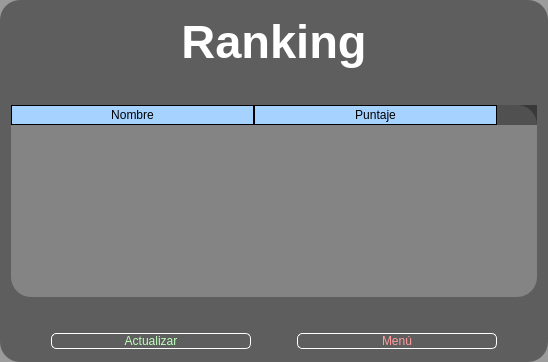
              <widget class="QWidget" name="ranking">
               <property name="styleSheet">
                <string notr="true">QWidget {
	background-color: rgba(0, 0, 0, 100); 
	border-radius:20px;
}

QPushButton {
	font: 87 20pt &quot;Txt&quot;;
	background-color: #000000ff;
	border-radius: 5px;
	border: 1px solid white;
}

QPushButton:hover {
	background-color: black;
}

QTableWidget{
	background-color: rgba(255, 255, 255, 60);  
	color: rgb(255, 255, 255);
	gridline-color: rgb(255, 255, 255);
	font: 15pt &quot;Txt&quot;;
	color: rgb(255, 255, 255);
}

QHeaderView::section{
	background-color: rgb(165, 210, 255);
	border: 1px solid rgb(0, 0, 0);
	font: 15pt &quot;Txt&quot;;
}

QTableWidget QTableCornerBurron::section{
	background-color: rgb(0, 0, 0);
	border: 1px solid rgb(165, 210, 255);
}</string>
               </property>
               <layout class="QVBoxLayout" name="verticalLayout_17">
                <item>
                 <widget class="QLabel" name="label_29">
                  <property name="minimumSize">
                   <size>
                    <width>480</width>
                    <height>60</height>
                   </size>
                  </property>
                  <property name="maximumSize">
                   <size>
                    <width>16777215</width>
                    <height>60</height>
                   </size>
                  </property>
                  <property name="font">
                   <font>
                    <family>MS Sans Serif</family>
                    <pointsize>35</pointsize>
                    <italic>false</italic>
                    <bold>true</bold>
                   </font>
                  </property>
                  <property name="layoutDirection">
                   <enum>Qt::RightToLeft</enum>
                  </property>
                  <property name="styleSheet">
                   <string notr="true">font: 700 35pt &quot;MS Sans Serif&quot;;
color: rgb(255, 255, 255);
background-color: #000000ff;
</string>
                  </property>
                  <property name="text">
                   <string>Ranking</string>
                  </property>
                  <property name="alignment">
                   <set>Qt::AlignCenter</set>
                  </property>
                 </widget>
                </item>
                <item>
                 <spacer name="verticalSpacer_22">
                  <property name="orientation">
                   <enum>Qt::Vertical</enum>
                  </property>
                  <property name="sizeType">
                   <enum>QSizePolicy::Fixed</enum>
                  </property>
                  <property name="sizeHint" stdset="0">
                   <size>
                    <width>20</width>
                    <height>28</height>
                   </size>
                  </property>
                 </spacer>
                </item>
                <item>
                 <widget class="QTableWidget" name="tableWidget">
                  <attribute name="horizontalHeaderDefaultSectionSize">
                   <number>243</number>
                  </attribute>
                  <column>
                   <property name="text">
                    <string>Nombre</string>
                   </property>
                  </column>
                  <column>
                   <property name="text">
                    <string>Puntaje</string>
                   </property>
                  </column>
                 </widget>
                </item>
                <item>
                 <spacer name="verticalSpacer_23">
                  <property name="orientation">
                   <enum>Qt::Vertical</enum>
                  </property>
                  <property name="sizeType">
                   <enum>QSizePolicy::Fixed</enum>
                  </property>
                  <property name="sizeHint" stdset="0">
                   <size>
                    <width>20</width>
                    <height>28</height>
                   </size>
                  </property>
                 </spacer>
                </item>
                <item>
                 <layout class="QHBoxLayout" name="horizontalLayout_18">
                  <item>
                   <spacer name="horizontalSpacer_32">
                    <property name="orientation">
                     <enum>Qt::Horizontal</enum>
                    </property>
                    <property name="sizeHint" stdset="0">
                     <size>
                      <width>40</width>
                      <height>20</height>
                     </size>
                    </property>
                   </spacer>
                  </item>
                  <item>
                   <widget class="QPushButton" name="actualizar">
                    <property name="minimumSize">
                     <size>
                      <width>200</width>
                      <height>0</height>
                     </size>
                    </property>
                    <property name="maximumSize">
                     <size>
                      <width>200</width>
                      <height>16777215</height>
                     </size>
                    </property>
                    <property name="styleSheet">
                     <string notr="true">color: rgb(188, 255, 187);</string>
                    </property>
                    <property name="text">
                     <string>Actualizar</string>
                    </property>
                   </widget>
                  </item>
                  <item>
                   <spacer name="horizontalSpacer_33">
                    <property name="orientation">
                     <enum>Qt::Horizontal</enum>
                    </property>
                    <property name="sizeHint" stdset="0">
                     <size>
                      <width>40</width>
                      <height>20</height>
                     </size>
                    </property>
                   </spacer>
                  </item>
                  <item>
                   <widget class="QPushButton" name="menu_r">
                    <property name="minimumSize">
                     <size>
                      <width>200</width>
                      <height>0</height>
                     </size>
                    </property>
                    <property name="maximumSize">
                     <size>
                      <width>200</width>
                      <height>16777215</height>
                     </size>
                    </property>
                    <property name="styleSheet">
                     <string notr="true">color: rgb(255, 156, 156);
border-radius: 5px;
border: 1px solid white;</string>
                    </property>
                    <property name="text">
                     <string>Menú</string>
                    </property>
                   </widget>
                  </item>
                  <item>
                   <spacer name="horizontalSpacer_34">
                    <property name="orientation">
                     <enum>Qt::Horizontal</enum>
                    </property>
                    <property name="sizeHint" stdset="0">
                     <size>
                      <width>40</width>
                      <height>20</height>
                     </size>
                    </property>
                   </spacer>
                  </item>
                 </layout>
                </item>
               </layout>
              </widget>
